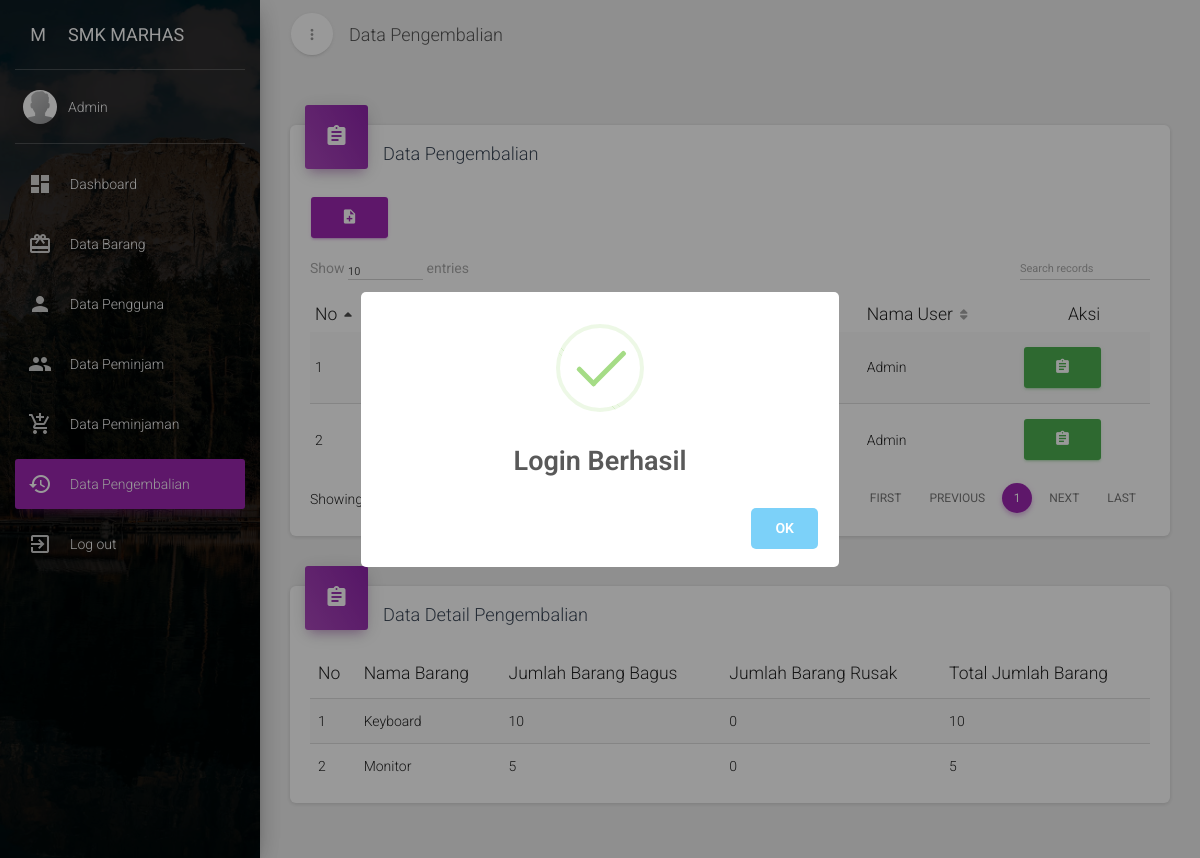
Screenshot of /system/home.php?menu=6&id=2 (signed in) with the database file from the repository.
### tables this page shows
CREATE TABLE `pengembalian` (
  `id_pengembalian` int(11) NOT NULL,
  `id_peminjaman` int(11) NOT NULL,
  `tgl_pengembalian` date NOT NULL,
  `jumlah` int(11) NOT NULL,
  `id_user` int(11) NOT NULL
);

CREATE TABLE `user` (
  `id_user` int(11) NOT NULL,
  `nama_user` varchar(50) DEFAULT NULL,
  `jabatan` varchar(50) DEFAULT NULL,
  `username` varchar(50) DEFAULT NULL,
  `password` varchar(50) DEFAULT NULL
);

CREATE TABLE `detail_pengembalian` (
  `id_detail_pengembalian` int(11) NOT NULL,
  `id_barang` int(11) NOT NULL,
  `bagus` int(11) NOT NULL,
  `rusak` int(11) NOT NULL,
  `jumlah` int(11) NOT NULL,
  `id_pengembalian` int(11) NOT NULL
);

CREATE TABLE `barang` (
  `id_barang` int(11) NOT NULL,
  `nama` varchar(50) DEFAULT NULL,
  `stok` int(11) DEFAULT NULL,
  `tempat` varchar(50) DEFAULT NULL
);

### system/pengembalian/pengembalian.php (the view, shortened to what this page needs)
			<a class="navbar-brand" href="#"> Data Pengembalian </a>
    </div>
    <div class="collapse navbar-collapse">
    </div>
  </div>
</nav>
<div class="content">
  <div class="container-fluid">
    <div class="row">
      <div class="col-md-12">
        <div class="card">
          <div class="card-header card-header-icon" data-background-color="purple">
            <i class="material-icons">assignment</i>
          </div>
          <div class="card-content">
            <h4 class="card-title">Data Pengembalian</h4>
            <a href="home.php?menu=8" class="btn btn-primary"><i class="material-icons">note_add</i></a>
            <div class="material-datatables">
              <table id="datatables" class="table table-striped table-no-bordered table-hover" cellspacing="0" width="100%" style="width:100%">
                <thead>
                  <tr>
                    <th>No</th>
                    <th>ID Peminjaman</th>
                    <th>Tanggal Pengembalian</th>
                    <th>Nama User</th>
                    <th class="disabled-sorting" style="text-align: center;">Aksi</th>
                  </tr>
                </thead>
                <tbody>
                 <?php
                 $query = mysqli_query($conn, "SELECT * FROM pengembalian");
                 $i = 1;
                 while ($data=mysqli_fetch_array($query)) {
                      $idu = $data['id_user'];
                      $qnu = mysqli_query($conn, "SELECT nama_user from user where id_user='$idu'");
                      $fnu = mysqli_fetch_array($qnu);
                   ?>
                   <tr>
                    <td><?= $i?></td>
                    <td><?= $data['id_peminjaman']?></td>
                    <td><?= $data['tgl_pengembalian']?></td>
                    <td><?= $fnu['nama_user']?></td>
                    <td>
                        <a href="home.php?menu=6&id=<?= $data['id_pengembalian']?>" class="btn btn-success"><i class="material-icons">assignment</i></a>
                    </td>
                  </tr>
                <?php
                $i++;}
                ?>
              </tbody>
            </table>
          </div>
        </div>
      </div>
    </div>
      <div class="col-md-12">
        <div class="card">
          <div class="card-header card-header-icon" data-background-color="purple">
            <i class="material-icons">assignment</i>
          </div>
          <div class="card-content">
            <h4 class="card-title">Data Detail Pengembalian</h4>
            <div class="material-datatables">
              <table id="datatables" class="table table-striped table-no-bordered table-hover" cellspacing="0" width="100%" style="width:100%">
                <thead>
                  <tr>
                    <th>No</th>
                    <th>Nama Barang</th>
                    <th>Jumlah Barang Bagus</th>
                    <th>Jumlah Barang Rusak</th>
                    <th>Total Jumlah Barang</th>
                  </tr>
                </thead>
                <tbody>
                  <?php
                    if (isset($_GET['id'])) {
                      $idp = $_GET['id'];
                       $query = mysqli_query($conn, "SELECT * FROM detail_pengembalian where id_pengembalian='$idp'");
                       $i = 1;
                       while ($data=mysqli_fetch_array($query)) {
                            $idb = $data['id_barang'];
                            $qnb = mysqli_query($conn, "SELECT nama from barang where id_barang='$idb'");
                            $fnb = mysqli_fetch_array($qnb);
                         ?>
                         <tr>
                          <td><?= $i?></td>
                          <td><?= $fnb['nama']?></td>
                          <td><?= $data['bagus']?></td>
                          <td><?= $data['rusak']?></td>
                          <td><?= $data['jumlah']?></td>
                        </tr>
                      <?php
                      $i++;}
                    }
                  ?>
              </tbody>
            </table>
          </div>
        </div>
      </div>
    </div>
  </div>
</div>
</div>

### rows the page displays
pengembalian: id_user.nama_user "Admin"
pengembalian: id_user.nama_user "Admin"
detail_pengembalian: id_barang.nama "Keyboard", bagus "10", rusak "0", jumlah "10"
detail_pengembalian: id_barang.nama "Monitor", bagus "5", rusak "0", jumlah "5"

### other values shown
$_SESSION['nama'] "Admin"
